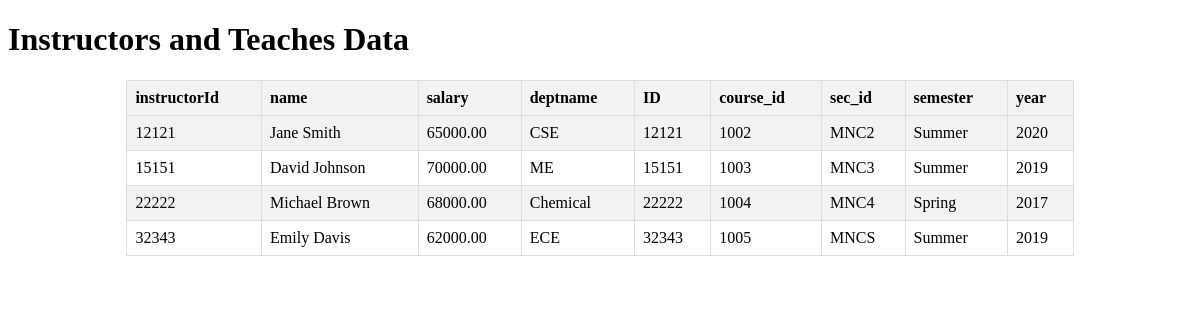
The app's page /Querry5.php with its own data.
### tables this page shows
CREATE TABLE `instructors` (
  `instructorId` int(11) NOT NULL,
  `name` varchar(255) DEFAULT NULL,
  `salary` decimal(10,2) DEFAULT NULL,
  `deptname` varchar(255) DEFAULT NULL
);

CREATE TABLE `teaches` (
  `ID` int(11) NOT NULL,
  `course_id` varchar(10) DEFAULT NULL,
  `sec_id` varchar(10) DEFAULT NULL,
  `semester` varchar(20) DEFAULT NULL,
  `year` int(11) DEFAULT NULL
);

### Querry5.php (the view, shortened to what this page needs)
<?php
$host = "localhost";
$username = "root";
$password = "";
$database = "UniversityDatabase";
$conn = new mysqli($host, $username, $password, $database);
$query = "SELECT * FROM instructors ,teaches WHERE instructors.instructorId=teaches.ID";
$result = mysqli_query($conn, $query);
$columns = array();
while ($fieldInfo = mysqli_fetch_field($result)) {
    $columns[] = $fieldInfo->name;
}
?>
<!DOCTYPE html>
<html>
<head>
</head>
<body>
    <h1>Instructors and Teaches Data</h1>
    <table class="styled-table">
        <tr>
            <?php foreach ($columns as $column): ?>
                <th><?php echo $column; ?></th>
            <?php endforeach; ?>
        </tr>
        <?php while ($row = mysqli_fetch_assoc($result)): ?>
            <tr>
                <?php foreach ($columns as $column): ?>
                    <td><?php echo $row[$column]; ?></td>
                <?php endforeach; ?>
            </tr>
        <?php endwhile; ?>
    </table>
</body>
</html>

### Querry5.php (style rules this page uses)
.styled-table { border-collapse: collapse; width: 80%; margin: 0 auto; }
.styled-table th, .styled-table td { border: 1px solid #ddd; padding: 8px; text-align: left; }
.styled-table th { background-color: #f2f2f2; }
.styled-table tr:nth-child(even) { background-color: #f2f2f2; }

### records on screen
instructors: instructorId "12121", name "Jane Smith", salary "65000.00", deptname "CSE", teaches.ID "12121", teaches.course_id "1002", teaches.sec_id "MNC2", teaches.semester "Summer", teaches.year "2020"
instructors: instructorId "15151", name "David Johnson", salary "70000.00", deptname "ME", teaches.ID "15151", teaches.course_id "1003", teaches.sec_id "MNC3", teaches.semester "Summer", teaches.year "2019"
instructors: instructorId "22222", name "Michael Brown", salary "68000.00", deptname "Chemical", teaches.ID "22222", teaches.course_id "1004", teaches.sec_id "MNC4", teaches.semester "Spring", teaches.year "2017"
instructors: instructorId "32343", name "Emily Davis", salary "62000.00", deptname "ECE", teaches.ID "32343", teaches.course_id "1005", teaches.sec_id "MNCS", teaches.semester "Summer", teaches.year "2019"

### other values on screen
$column "instructorId"
$column "name"
$column "salary"
$column "deptname"
$column "ID"
$column "course_id"
$column "sec_id"
$column "semester"
$column "year"
